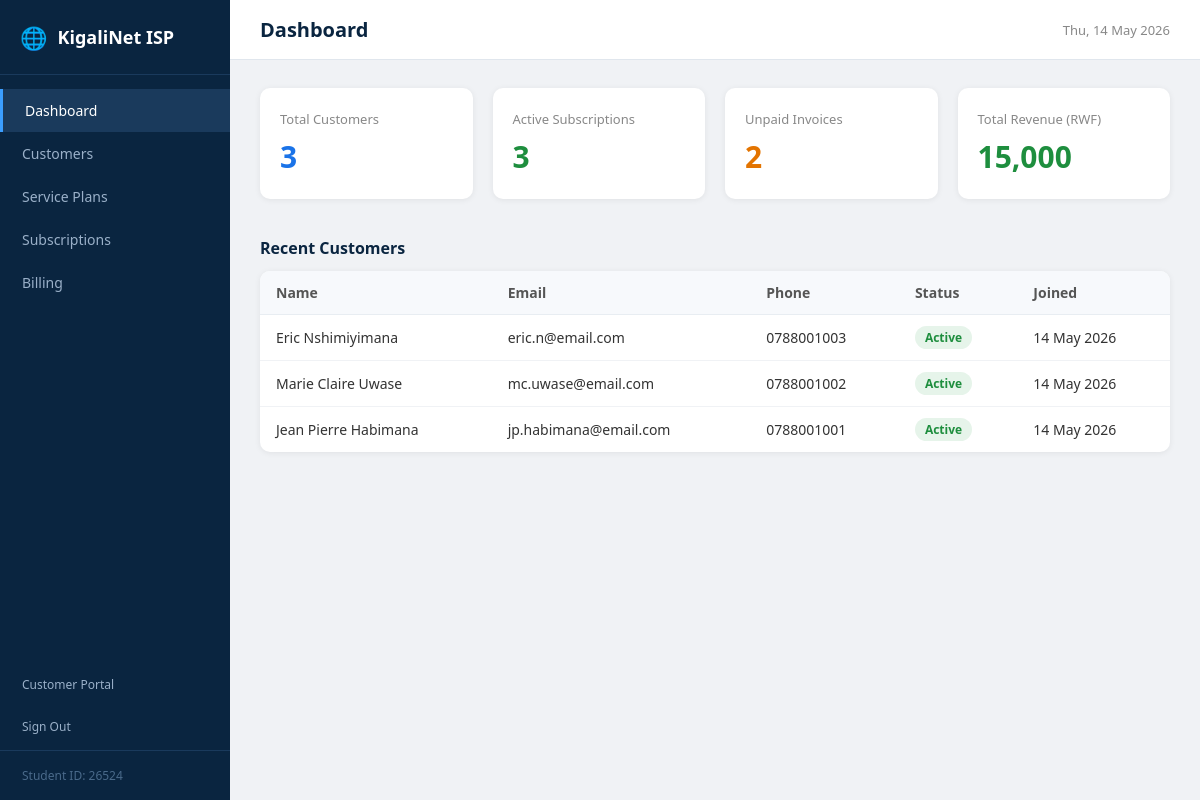
Screenshot of /public/index.php (signed in) with the database file from the repository.
### tables this page shows
CREATE TABLE IF NOT EXISTS customers (
    id INT PRIMARY KEY AUTO_INCREMENT,
    name VARCHAR(100) NOT NULL,
    email VARCHAR(100) NOT NULL UNIQUE,
    phone VARCHAR(20),
    address TEXT,
    password VARCHAR(255) DEFAULT NULL,
    status ENUM('Active','Suspended','Inactive') DEFAULT 'Active',
    created_at TIMESTAMP DEFAULT CURRENT_TIMESTAMP
);

### public/index.php (called while the page is built, shortened)
<?php
require_once __DIR__ . '/../config/database.php';
require_once __DIR__ . '/../app/models/Customer.php';
require_once __DIR__ . '/../app/models/Subscription.php';
require_once __DIR__ . '/../app/models/Invoice.php';
$customerModel     = new Customer($conn);
$subscriptionModel = new Subscription($conn);
$invoiceModel      = new Invoice($conn);
try {
    $stats = [
        'customers'     => $customerModel->count(),
        'subscriptions' => $subscriptionModel->count(),
        'unpaid'        => $invoiceModel->countUnpaid(),
        'revenue'       => $invoiceModel->totalRevenue(),
    ];
} catch (Exception $e) {
    $stats = ['customers' => 0, 'subscriptions' => 0, 'unpaid' => 0, 'revenue' => 0];
}
include __DIR__ . '/../app/views/layout.php';

### app/models/Customer.php (called while the page is built, shortened)
<?php
class Customer {
    private $conn;
    public function __construct($db) {
        $this->conn = $db;
    }
    public function count() {
        return $this->conn->query(
            "SELECT COUNT(*) as total FROM customers"
        )->fetch_assoc()['total'];
    }
}

### app/models/Subscription.php (called while the page is built, shortened)
<?php
class Subscription {
    private $conn;
    public function __construct($db) {
        $this->conn = $db;
    }
    public function count() {
        return $this->conn->query(
            "SELECT COUNT(*) as total FROM subscriptions WHERE status='Active'"
        )->fetch_assoc()['total'];
    }
}

### app/models/Invoice.php (called while the page is built, shortened)
<?php
class Invoice {
    private $conn;
    public function __construct($db) {
        $this->conn = $db;
    }
    public function countUnpaid() {
        return $this->conn->query(
            "SELECT COUNT(*) as total FROM invoices WHERE status='Unpaid'"
        )->fetch_assoc()['total'];
    }
    public function totalRevenue() {
        return $this->conn->query(
            "SELECT SUM(amount) as total FROM invoices WHERE status='Paid'"
        )->fetch_assoc()['total'] ?? 0;
    }
}

### app/views/dashboard.php (the view, shortened to what this page needs)
<div class="cards">
  <div class="card blue">
    <div class="card-label">Total Customers</div>
    <div class="card-value"><?= $stats['customers'] ?></div>
  </div>
  <div class="card green">
    <div class="card-label">Active Subscriptions</div>
    <div class="card-value"><?= $stats['subscriptions'] ?></div>
  </div>
  <div class="card orange">
    <div class="card-label">Unpaid Invoices</div>
    <div class="card-value"><?= $stats['unpaid'] ?></div>
  </div>
  <div class="card green">
    <div class="card-label">Total Revenue (RWF)</div>
    <div class="card-value"><?= number_format($stats['revenue']) ?></div>
  </div>
</div>
<div class="recent-section">
  <h2>Recent Customers</h2>
  <div class="table-wrap">
    <table>
      <thead><tr><th>Name</th><th>Email</th><th>Phone</th><th>Status</th><th>Joined</th></tr></thead>
      <tbody>
      <?php
        try {
            $recent = $conn->query("SELECT * FROM customers ORDER BY id DESC LIMIT 5");
        } catch (Exception $e) { $recent = false; }
        if ($recent && $recent->num_rows > 0):
          while ($r = $recent->fetch_assoc()):
            $badge = strtolower($r['status']);
      ?>
        <tr>
          <td><?= htmlspecialchars($r['name']) ?></td>
          <td><?= htmlspecialchars($r['email']) ?></td>
          <td><?= htmlspecialchars($r['phone']) ?></td>
          <td><span class="badge badge-<?= $badge ?>"><?= $r['status'] ?></span></td>
          <td><?= date('d M Y', strtotime($r['created_at'])) ?></td>
        </tr>
      <?php endwhile; endif; ?>
      </tbody>
    </table>
  </div>
</div>

### public/assets/css/style.css (style rules this page uses)
*, *::before, *::after { box-sizing: border-box; margin: 0; padding: 0; }
body { font-family: 'Segoe UI', Arial, sans-serif; background: #f0f2f5; color: #222; }
.cards { display: grid; grid-template-columns: repeat(auto-fit, minmax(180px,1fr)); gap: 20px; padding: 0 30px 28px; }
.card { background: #fff; border-radius: 10px; padding: 22px 20px; box-shadow: 0 1px 6px rgba(0,0,0,.07); }
.card .card-label { font-size: 13px; color: #888; margin-bottom: 8px; }
.card .card-value { font-size: 30px; font-weight: 700; color: #0a2540; }
.card.blue .card-value { color: #1a73e8; }
.card.green .card-value { color: #1e8e3e; }
.card.orange .card-value { color: #e37400; }
.table-wrap { background: #fff; border-radius: 10px; box-shadow: 0 1px 6px rgba(0,0,0,.07); overflow: auto; }
table { width: 100%; border-collapse: collapse; font-size: 14px; }
th { background: #f7f9fc; color: #555; font-weight: 600; padding: 12px 16px; text-align: left; border-bottom: 1px solid #e8edf2; }
td { padding: 11px 16px; border-bottom: 1px solid #f0f2f5; color: #333; }
tr:last-child td { border-bottom: none; }
.badge { display: inline-block; padding: 3px 10px; border-radius: 12px; font-size: 12px; font-weight: 600; }
.badge-active { background: #e6f4ea; color: #1e8e3e; }
.recent-section { padding: 0 30px; margin-top: 10px; }
.recent-section h2 { font-size: 16px; color: #0a2540; margin-bottom: 12px; font-weight: 700; }

### rows the page displays
customers: name "Eric Nshimiyimana", email "eric.n@email.com", phone "0788001003", status "Active", created_at "14 May 2026"
customers: name "Marie Claire Uwase", email "mc.uwase@email.com", phone "0788001002", status "Active", created_at "14 May 2026"
customers: name "Jean Pierre Habimana", email "jp.habimana@email.com", phone "0788001001", status "Active", created_at "14 May 2026"

### other values shown
$titles[$page] "Dashboard"
$stats['customers'] "3"
$stats['subscriptions'] "3"
$stats['unpaid'] "2"
$stats['revenue'] "15,000"
